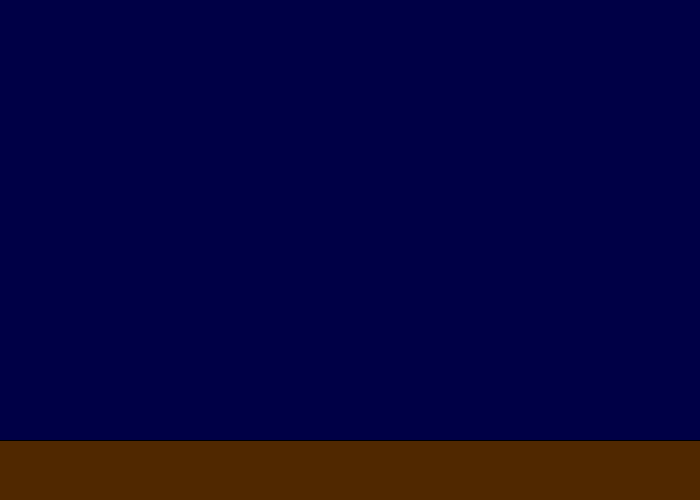
Frame 1 (no input)
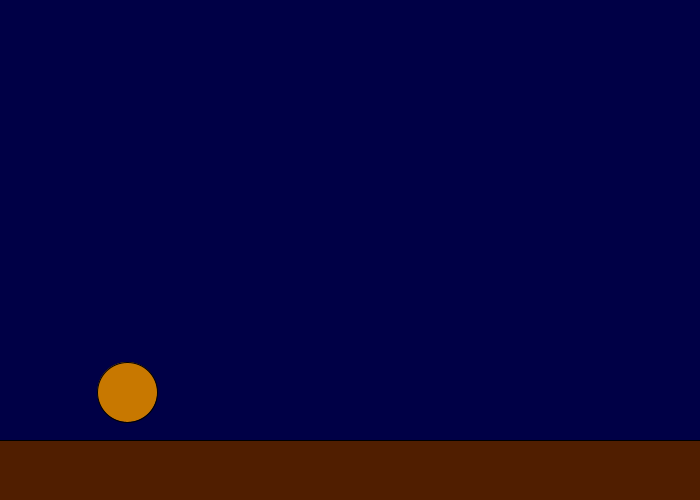
Frame 60 (the mouse pressed at the canvas centre just before this capture)
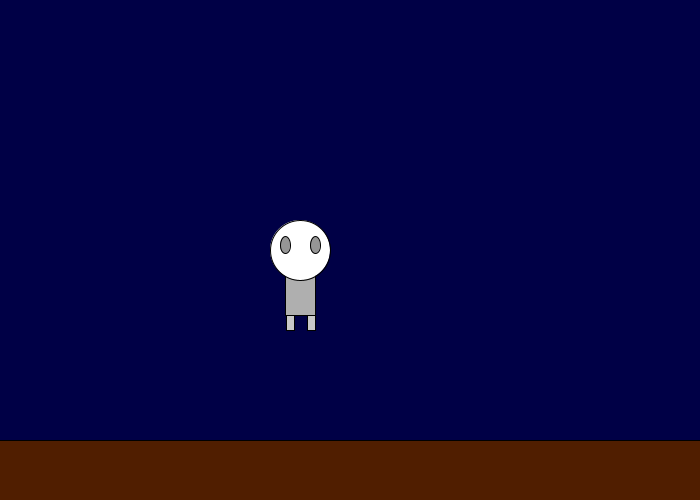
Frame 120 (the mouse held since frame 60 and released just before this capture)

The Processing sketch that drew these frames (run headless with seeded random() and noise(); from frame 60 on, the mouse is pressed at the canvas centre):

// Processing sketch: processing_120313
// ── processing_120313.pde

float r= 0;
float g= 0;
float b= 70;
float backgcolour=0; // variables set up for the background colour

float e= 80;
float f= 40;
float h= 0; // variables set up for the ground colour

float moonX;
float moonY;
float sunX;
float sunY; // variables for the sun and moon 

void setup(){
  size(700,500); // 700 by 500 pixels
  smooth();
  moonX=width/4; //
  moonY=height+20; //
  sunX=width/5.5; //
  sunY=height+10; //
  
}

void draw(){
  background(backgcolour); // black background 
  background(r,g,b); // variable colours to change the background
  ellipseMode(CENTER); 
  rectMode(CENTER);  // both ellipse and rectangle changes are centered
  
  fill(255);// 
  ellipse(moonX+400,moonY,60,60);//
  
  fill(200,120,0);//
  ellipse(sunX,sunY,60,60); //
  
  fill(e,f,h); // variable colours for the ground
  rect(0,470,1400,60);  // the rectangle will stretch across the bottom of the screen
  
  fill(175); // zoogs body
  rect(mouseX-50,mouseY+45,30,40);
  
  fill(255);  // zoogs head
  ellipse(mouseX-50,mouseY,60,60);  // zoogs head will follow the mouse pointer
  
  fill(200); // zoogs legs
  rect(mouseX-60,mouseY+73,8,15);
  rect(mouseX-39,mouseY+73,8,15);
  
  fill(150);//
  ellipse(mouseX-65,mouseY-5,10,17);
  ellipse(mouseX-35,mouseY-5,10,17);
  
  
  if(mouseX > width/2){  // turns the screen to black to give the effect of night
    b = b - 0.2;
  }
  
  else if(mouseX < width/2){ // turns the screen to blue to give the effect of day
    b = b + 0.2 ;
  }
  if(mouseX > width/2){ // makes the ground darker to give the effect of night
    f = f - 0.2;
  }
  else if(mouseX < width/2){ // makes the ground lighter to give the effect daylight
    f = f + 0.2;
  }
  
  if (mouseX > width/2){ //
    moonY= moonY - 2;
     
  }
  else if (mouseX < width/2){
    moonY= moonY + 2;
  
  }

  if(mouseX < width/3.2){
    sunY= sunY - 2;
  }
  
  else if (mouseX > width/2.7){
    sunY= sunY + 2;
  }
  
b = constrain(b,0,70); //

f = constrain(f,20,30); //

moonY= constrain(moonY,80,520); //

sunY= constrain(sunY,80,520); //

}
